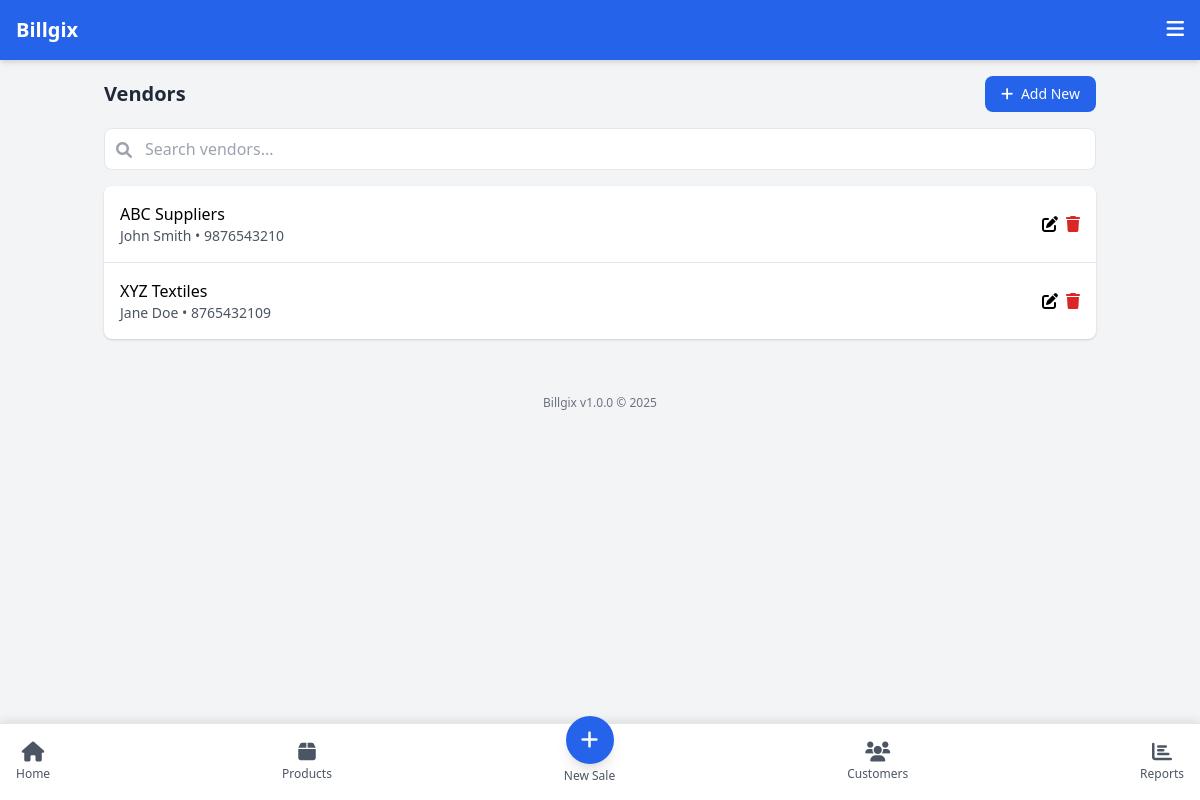
The app's page /modules/vendors/list.php with its own data.
### tables this page shows
CREATE TABLE IF NOT EXISTS vendors (
    id INT AUTO_INCREMENT PRIMARY KEY,
    name VARCHAR(100) NOT NULL,
    contactPerson VARCHAR(100),
    phone VARCHAR(20) NOT NULL,
    email VARCHAR(100),
    address TEXT,
    gstNumber VARCHAR(50),
    createdAt DATETIME NOT NULL,
    updatedAt DATETIME
);

### includes/db.php (called while the page is built, shortened)
<?php
class Database {
    private $conn;
    public function __construct() {
        try {
            $this->conn = new PDO(
                "mysql:host=" . DB_HOST . ";dbname=" . DB_NAME,
                DB_USER,
                DB_PASS,
                array(PDO::ATTR_ERRMODE => PDO::ERRMODE_EXCEPTION)
            );
        } catch(PDOException $e) {
            echo "Connection Error: " . $e->getMessage();
            exit;
        }
    }
    public function query($sql, $params = []) {
        $stmt = $this->conn->prepare($sql);
        $stmt->execute($params);
        return $stmt;
    }
    public function select($sql, $params = []) {
        $stmt = $this->query($sql, $params);
        return $stmt->fetchAll(PDO::FETCH_ASSOC);
    }
}
$db = new Database();
?>

### modules/vendors/list.php (the view, shortened to what this page needs)
<?php
$basePath = '../../';
include $basePath . 'includes/header.php';
$vendors = $db->select("SELECT * FROM vendors ORDER BY name ASC");
?>
<div class="mb-6">
    <div class="flex justify-between items-center mb-4">
        <h2 class="text-xl font-bold text-gray-800">Vendors</h2>
        <a href="add.php" class="bg-blue-600 text-white py-2 px-4 rounded-lg text-sm">
            <i class="fas fa-plus mr-1"></i> Add New
        </a>
    </div>
    <div class="mb-4">
        <div class="relative">
            <input type="text" id="searchInput" class="w-full pl-10 pr-4 py-2 rounded-lg border focus:outline-none focus:ring-2 focus:ring-blue-500" placeholder="Search vendors...">
            <div class="absolute left-3 top-2.5 text-gray-400">
                <i class="fas fa-search"></i>
            </div>
        </div>
    </div>
    <?php if (count($vendors) > 0): ?>
    <div class="bg-white rounded-lg shadow overflow-hidden">
        <ul class="divide-y" id="vendorList">
            <?php foreach($vendors as $vendor): ?>
            <li class="p-4">
                <div class="flex justify-between items-center">
                    <div>
                        <p class="font-medium"><?= $vendor['name'] ?></p>
                        <p class="text-sm text-gray-600">
                            <?= $vendor['contactPerson'] ? $vendor['contactPerson'] . ' • ' : '' ?>
                            <?= $vendor['phone'] ?>
                        </p>
                    </div>
                    <div class="flex space-x-2">
                        <a href="edit.php?id=<?= $vendor['id'] ?>" class="text-slate-950">
                            <i class="fas fa-edit"></i>
                        </a>
                        <a href="#" class="text-red-600 delete-vendor" data-id="<?= $vendor['id'] ?>">
                            <i class="fas fa-trash"></i>
                        </a>
                    </div>
                </div>
            </li>
            <?php endforeach; ?>
        </ul>
    </div>
    <?php endif; ?>
</div>
<nav class="fixed bottom-0 left-0 right-0 bg-white border-t flex justify-between items-center p-2 bottom-nav">
    <a href="../../index.php" class="flex flex-col items-center p-2 text-gray-600">
        <i class="fas fa-home text-xl"></i>
        <span class="text-xs mt-1">Home</span>
    </a>
    <a href="../products/list.php" class="flex flex-col items-center p-2 text-gray-600">
        <i class="fas fa-box text-xl"></i>
        <span class="text-xs mt-1">Products</span>
    </a>
    <a href="../sales/add.php" class="flex flex-col items-center p-2 text-gray-600">
        <div class="bg-blue-600 text-white rounded-full w-12 h-12 flex items-center justify-center -mt-6 shadow-lg">
            <i class="fas fa-plus text-xl"></i>
        </div>
        <span class="text-xs mt-1">New Sale</span>
    </a>
    <a href="../customers/list.php" class="flex flex-col items-center p-2 text-gray-600">
        <i class="fas fa-users text-xl"></i>
        <span class="text-xs mt-1">Customers</span>
    </a>
    <a href="../reports/sales.php" class="flex flex-col items-center p-2 text-gray-600">
        <i class="fas fa-chart-bar text-xl"></i>
        <span class="text-xs mt-1">Reports</span>
    </a>
</nav>
<?php
include $basePath . 'includes/footer.php';
?>

### includes/header.php (style rules this page uses)
body { touch-action: manipulation; -webkit-tap-highlight-color: transparent; -webkit-touch-callout: none; overscroll-behavior: none; }
.bottom-nav { box-shadow: 0 -2px 10px rgba(0, 0, 0, 0.1); }

### records on screen
vendors: name "ABC Suppliers", contactPerson "John Smith", phone "9876543210"
vendors: name "XYZ Textiles", contactPerson "Jane Doe", phone "8765432109"

### other values on screen
APP_NAME "Billgix"
APP_VERSION "1.0.0"
